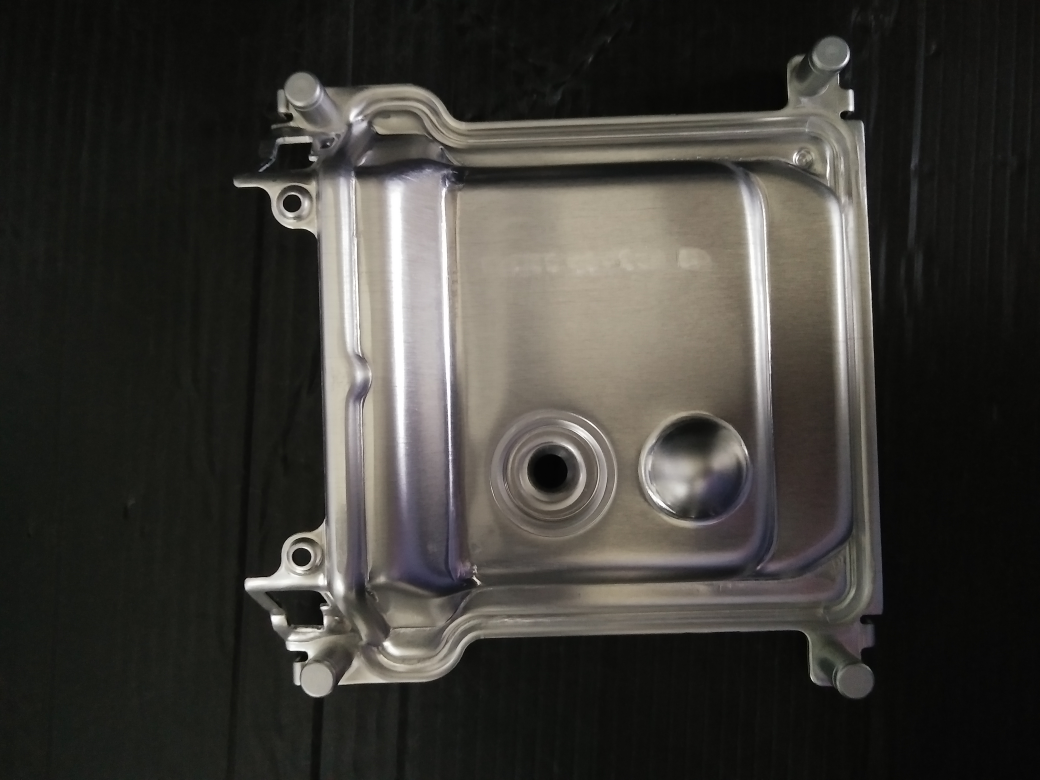
#> input picture 1_org.jpg, 4160 x 3120 px (shown at 1/4 size)
$ jupyter execute --allow-errors 'python notebook.ipynb'   (shell and % lines are left out)
#> lines starting #> are read from the running program, lines starting #| are printed output that depends on the picture; after the words box and inside, x2 and y2 are one past the last pixel; in counts of white or black regions, pixels touching at a corner belong together
[cell 1]
import matplotlib
import numpy as np
import matplotlib.pyplot as plt

[cell 2]
import cv2;
img1 = cv2.imread('1_org.jpg')
#> img1 is the input picture: shape (3120, 4160, 3); mean B, G, R 53, 57.7, 59.7
i1 = cv2.cvtColor(img1, cv2.COLOR_BGR2GRAY)

[cell 3]
plt.imshow(i1, cmap = 'gray', interpolation = 'bicubic')

[cell 4]
plt.imshow(i1)

## Edge detection

[cell 5]
imagePath = '1_org.jpg'
image = cv2.imread(imagePath)
gray = cv2.cvtColor(image, cv2.COLOR_BGR2GRAY)
blurred = cv2.GaussianBlur(gray, (3, 3), 0)
height, width = blurred.shape[:2]
#> height = 3120; width = 4160
blurred = cv2.resize(blurred,(width/10, height/10), interpolation = cv2.INTER_CUBIC)
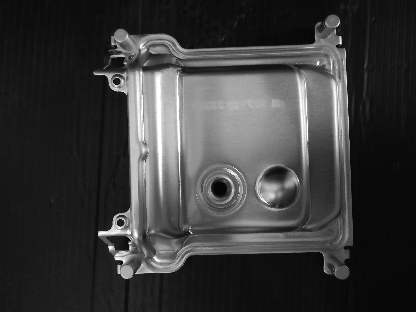
#> blurred: shape (312, 416); min 1, max 255, mean 57.9

# apply Canny edge detection using a wide threshold, tight
# threshold, and automatically determined threshold
wide = cv2.Canny(blurred, 10, 200)
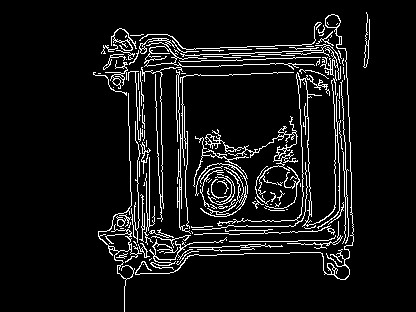
#> wide: shape (312, 416); 7.8% white in thin lines or dots, all inside (x1, y1, x2, y2) = (93, 12, 370, 312)
tight = cv2.Canny(blurred, 225, 250)
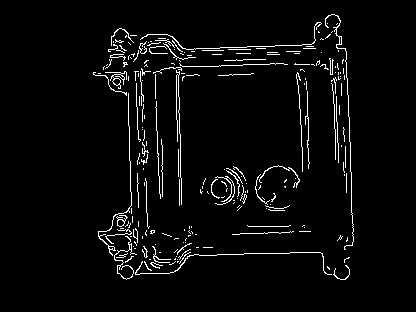
#> tight: shape (312, 416); 3.7% white in thin lines or dots, all inside (x1, y1, x2, y2) = (93, 14, 354, 280)

[cell 6]
plt.imshow(wide,cmap = 'gray')

[cell 7]
plt.imshow(tight,cmap = 'gray')

## Resize

#> (a cell that did not finish here is left out)

## Hough Line transform

[cell 9]
from skimage.filters import rank

[cell 10]
imagePath = 'lcntest2.png'
image = cv2.imread(imagePath, cv2.COLOR_BGR2GRAY)
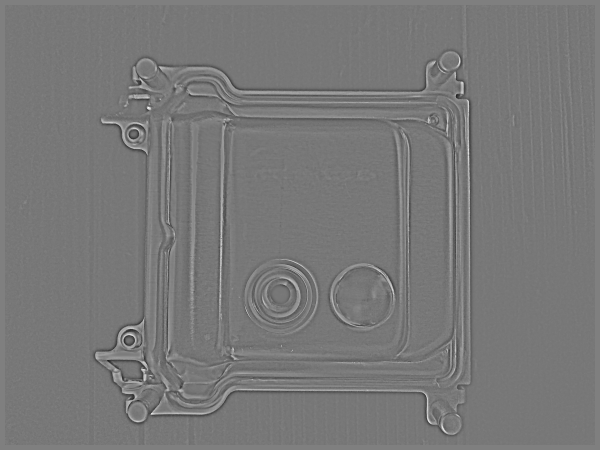
#> input picture lcntest2.png, 1200 x 900 px (shown at 1/2 size)
#> image is the input picture: shape (900, 1200); min 0, max 255, mean 119.8
